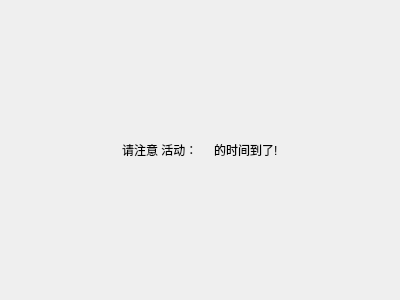
<?xml version="1.0" encoding="UTF-8"?>
<ui version="4.0">
 <class>clockOUt</class>
 <widget class="QWidget" name="clockOUt">
  <property name="geometry">
   <rect>
    <x>0</x>
    <y>0</y>
    <width>400</width>
    <height>300</height>
   </rect>
  </property>
  <property name="minimumSize">
   <size>
    <width>400</width>
    <height>300</height>
   </size>
  </property>
  <property name="maximumSize">
   <size>
    <width>400</width>
    <height>300</height>
   </size>
  </property>
  <property name="windowTitle">
   <string>Form</string>
  </property>
  <layout class="QHBoxLayout" name="horizontalLayout_2">
   <item>
    <spacer name="horizontalSpacer">
     <property name="orientation">
      <enum>Qt::Horizontal</enum>
     </property>
     <property name="sizeHint" stdset="0">
      <size>
       <width>40</width>
       <height>20</height>
      </size>
     </property>
    </spacer>
   </item>
   <item>
    <widget class="QWidget" name="widget" native="true">
     <layout class="QHBoxLayout" name="horizontalLayout">
      <item>
       <widget class="QLabel" name="label">
        <property name="text">
         <string>请注意 活动：</string>
        </property>
       </widget>
      </item>
      <item>
       <widget class="QLabel" name="text">
        <property name="text">
         <string> </string>
        </property>
       </widget>
      </item>
      <item>
       <widget class="QLabel" name="label_3">
        <property name="text">
         <string>的时间到了!</string>
        </property>
       </widget>
      </item>
     </layout>
    </widget>
   </item>
   <item>
    <spacer name="horizontalSpacer_2">
     <property name="orientation">
      <enum>Qt::Horizontal</enum>
     </property>
     <property name="sizeHint" stdset="0">
      <size>
       <width>40</width>
       <height>20</height>
      </size>
     </property>
    </spacer>
   </item>
  </layout>
 </widget>
 <resources/>
 <connections/>
</ui>
